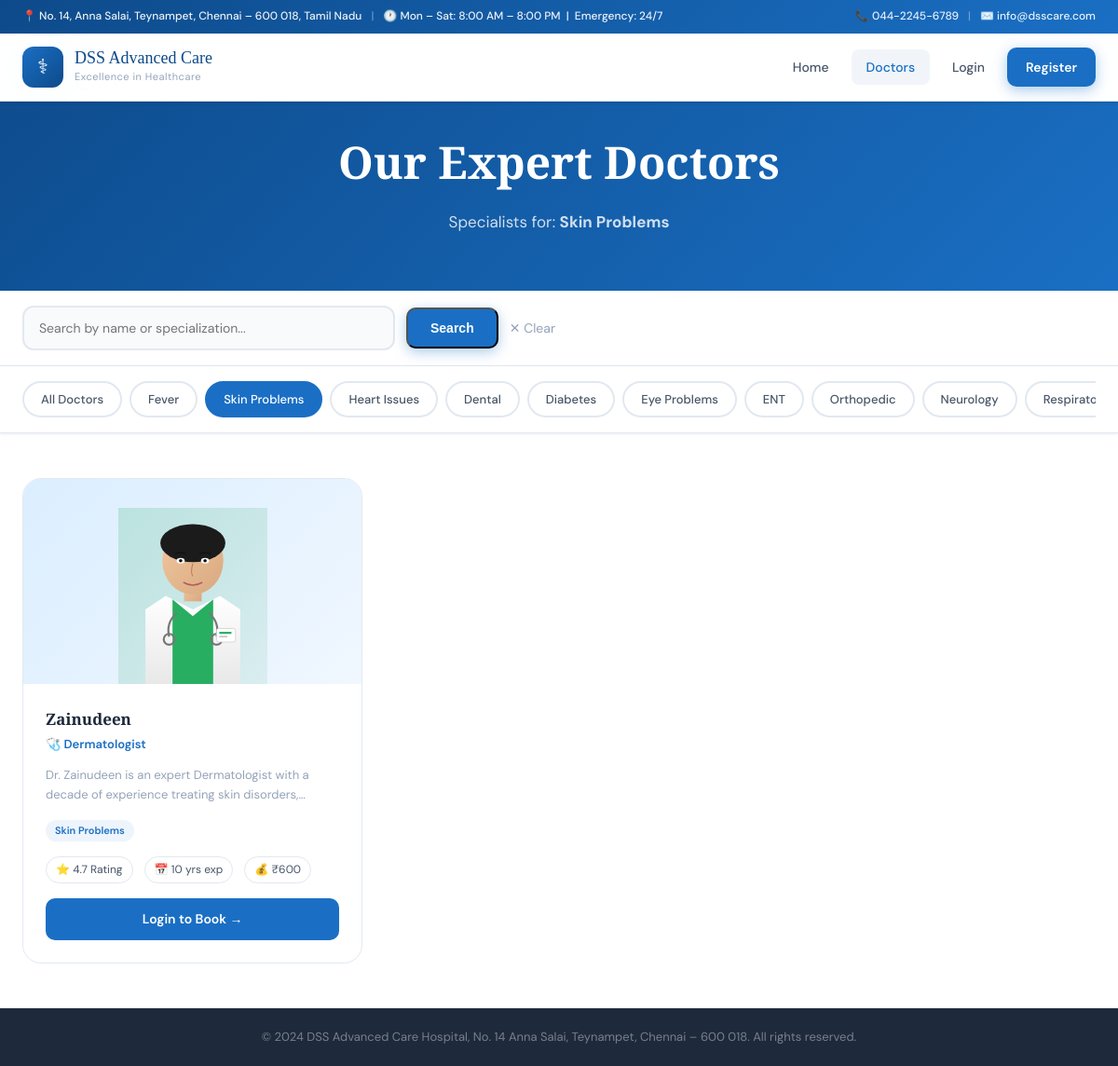
The page /doctors.php?disease=Skin+Problems on the database its author committed.
### tables this page shows
CREATE TABLE IF NOT EXISTS doctors (
    id INT AUTO_INCREMENT PRIMARY KEY,
    name VARCHAR(100) NOT NULL,
    specialization VARCHAR(100) NOT NULL,
    disease_tags VARCHAR(255) NOT NULL,
    experience INT DEFAULT 5,
    rating DECIMAL(2,1) DEFAULT 4.5,
    bio TEXT,
    available_days VARCHAR(100) DEFAULT 'Mon,Tue,Wed,Thu,Fri',
    fee INT DEFAULT 500,
    image VARCHAR(100),
    email VARCHAR(100),
    password VARCHAR(255)
);

### config.php (called while the page is built, shortened)
<?php
function isLoggedIn() {
    return isset($_SESSION['user_id']);
}
function sanitize($conn, $data) {
    return $conn->real_escape_string(htmlspecialchars(trim($data)));
}
?>

### doctors.php (the view, shortened to what this page needs)
<?php
require_once 'config.php';
require_once 'includes/header.php';
$disease = sanitize($conn, $_GET['disease'] ?? '');
$search  = sanitize($conn, $_GET['search'] ?? '');
$where = "1=1";
if ($disease) $where .= " AND FIND_IN_SET('$disease', disease_tags)";
$doctors = $conn->query("SELECT * FROM doctors WHERE $where ORDER BY rating DESC");
?>
<!DOCTYPE html>
<html lang="en">
<head>
<link rel="stylesheet" href="assets/css/style.css">
</head>
<body>
<?php include 'includes/topbar.php'; ?>
<nav class="navbar">
    <div class="nav-container">
        <a class="nav-brand" href="index.php"><div class="brand-icon">⚕</div><div><div class="brand-name">DSS Advanced Care</div><div class="brand-tagline">Excellence in Healthcare</div></div></a>
        <div class="nav-links">
            <a href="index.php" class="nav-link">Home</a>
            <a href="doctors.php" class="nav-link active">Doctors</a>
            <?php if(isLoggedIn()): ?>
                <a href="my_appointments.php" class="nav-link">My Appointments</a>
                <a href="logout.php" class="nav-btn-outline">Logout</a>
            <?php else: ?>
                <a href="login.php" class="nav-link">Login</a>
                <a href="register.php" class="nav-btn">Register</a>
            <?php endif; ?>
        </div>
    </div>
</nav>
<div class="page-hero">
    <h1>Our Expert Doctors</h1>
    <p><?= $disease ? "Specialists for: <strong>$disease</strong>" : "World-class specialists at Anna Salai, Chennai" ?></p>
</div>
<div style="background:white;padding:16px 24px;border-bottom:1px solid #e2e8f0;">
    <div style="max-width:1280px;margin:0 auto;">
        <form method="GET" style="display:flex;gap:12px;align-items:center;flex-wrap:wrap;">
            <input type="text" name="search" class="form-control" placeholder="Search by name or specialization..." value="<?=htmlspecialchars($search)?>" style="max-width:400px;margin:0">
            <button type="submit" class="nav-btn" style="padding:12px 24px">Search</button>
            <?php if($disease||$search): ?><a href="doctors.php" style="font-size:14px;color:var(--gray-400);text-decoration:none;">✕ Clear</a><?php endif; ?>
        </form>
    </div>
</div>
<div class="filter-bar">
    <div class="filter-inner">
        <button class="filter-btn <?=!$disease?'active':''?>" onclick="window.location='doctors.php'">All Doctors</button>
        <?php foreach(['Fever','Skin Problems','Heart Issues','Dental','Diabetes','Eye Problems','ENT','Orthopedic','Neurology','Respiratory','General Checkup'] as $d): ?>
        <button class="filter-btn <?=$disease===$d?'active':''?>" onclick="window.location='doctors.php?disease=<?=urlencode($d)?>'"> <?=$d?></button>
        <?php endforeach; ?>
    </div>
</div>
<div class="doctors-grid-page">
<?php if($doctors->num_rows===0): ?>
    <div style="grid-column:1/-1;text-align:center;padding:80px 24px;color:var(--gray-400)">
        <div style="font-size:64px;margin-bottom:16px">🔍</div>
        <h3 style="font-size:22px;margin-bottom:8px">No doctors found</h3>
        <p>Try clearing filters or searching differently</p>
        <a href="doctors.php" class="btn-primary-lg" style="display:inline-block;margin-top:24px">View All Doctors</a>
    </div>
<?php else: while($doc=$doctors->fetch_assoc()): ?>
<div class="doc-card-full">
    <div class="doc-card-img"><?= getDoctorPortrait($doc['id'],$doc['name']) ?></div>
    <div class="doc-card-body">
        <h3><?=htmlspecialchars($doc['name'])?></h3>
        <p class="doc-spec">🩺 <?=htmlspecialchars($doc['specialization'])?></p>
        <p class="doc-bio"><?=htmlspecialchars($doc['bio'])?></p>
        <div class="doc-tags"><?php foreach(explode(',',$doc['disease_tags']) as $tag): ?><span class="doc-tag"><?=trim($tag)?></span><?php endforeach; ?></div>
        <div class="doc-meta">
            <span>⭐ <?=$doc['rating']?> Rating</span>
            <span>📅 <?=$doc['experience']?> yrs exp</span>
            <span>💰 ₹<?=$doc['fee']?></span>
        </div>
        <?php if(isLoggedIn()): ?>
        <a href="book_appointment.php?doctor_id=<?=$doc['id']?><?=$disease?'&disease='.urlencode($disease):''?>" class="doc-book-btn">Book Appointment →</a>
        <?php else: ?>
        <a href="login.php" class="doc-book-btn">Login to Book →</a>
        <?php endif; ?>
    </div>
</div>
<?php endwhile; endif; ?>
</div>
<footer class="footer">
    <div class="footer-bottom">© 2024 DSS Advanced Care Hospital, No. 14 Anna Salai, Teynampet, Chennai – 600 018. All rights reserved.</div>
</footer>
</body>
</html>

### includes/header.php (shortened to what this page needs)
<?php
function adjustColor($hex, $amount) {
    $hex = ltrim($hex, '#');
    $r = max(0, min(255, hexdec(substr($hex, 0, 2)) + $amount));
    $g = max(0, min(255, hexdec(substr($hex, 2, 2)) + $amount));
    $b = max(0, min(255, hexdec(substr($hex, 4, 2)) + $amount));
    return sprintf("#%02x%02x%02x", $r, $g, $b);
}
function getDoctorPortrait($id, $name = '') {
    $colors = [
        1 => '#1a6fc4',
        2 => '#e74c3c',
        3 => '#27ae60',
        4 => '#8e44ad',
        5 => '#f39c12',
        6 => '#16a085',
        7 => '#d35400',
        8 => '#c0392b',
        9 => '#2c3e50',
        10 => '#3498db',
        11 => '#7f8c8d'
    ];
    $shirt = $colors[$id] ?? '#1a6fc4';
    $bg2   = adjustColor($shirt, -30);
    return '
    <svg viewBox="0 0 220 260" xmlns="http://www.w3.org/2000/svg" width="100%">
        <defs>
            <linearGradient id="bg'.$id.'" x1="0%" y1="0%" x2="100%" y2="100%">
                <stop offset="0%" stop-color="'.$shirt.'" stop-opacity="0.20"/>
                <stop offset="100%" stop-color="'.$bg2.'" stop-opacity="0.08"/>
            </linearGradient>
            <linearGradient id="coat'.$id.'" x1="0%" y1="0%" x2="0%" y2="100%">
                <stop offset="0%" stop-color="#ffffff"/>
                <stop offset="100%" stop-color="#e8e8e8"/>
            </linearGradient>
            <linearGradient id="skin'.$id.'" x1="0%" y1="0%" x2="100%" y2="100%">
                <stop offset="0%" stop-color="#f0c8a0"/>
                <stop offset="100%" stop-color="#d9a87f"/>
            </linearGradient>
        </defs>
        <rect width="220" height="260" fill="url(#bg'.$id.')"/>
        <path d="M40 150 L40 260 L180 260 L180 150 L150 130 L110 150 L70 130 Z"
              fill="url(#coat'.$id.')"/>
        <path d="M80 135 L110 160 L140 135 L140 260 L80 260 Z"
              fill="'.$shirt.'"/>
        <rect x="97" y="110" width="26" height="28"
              fill="url(#skin'.$id.')"/>
        <ellipse cx="110" cy="78" rx="45" ry="50"
                 fill="url(#skin'.$id.')"/>
        <ellipse cx="110" cy="52" rx="48" ry="28"
                 fill="#1b1b1b"/>
        <ellipse cx="92" cy="78" rx="6" ry="4" fill="white"/>
        <ellipse cx="128" cy="78" rx="6" ry="4" fill="white"/>
        <circle cx="92" cy="78" r="2.5" fill="#111"/>
        <circle cx="128" cy="78" r="2.5" fill="#111"/>
        <path d="M84 68 Q92 64 100 68"
              stroke="#111" stroke-width="2" fill="none"/>
        <path d="M120 68 Q128 64 136 68"
              stroke="#111" stroke-width="2" fill="none"/>
        <path d="M110 82 Q106 96 110 101"
              stroke="#b97e58" stroke-width="1.5" fill="none"/>
        <path d="M96 110 Q110 118 124 110"
              stroke="#b35c5c" stroke-width="2" fill="none"/>
        <path d="M86 155 Q70 170 75 190"
              stroke="#777" stroke-width="3" fill="none"/>
        <path d="M134 155 Q150 170 145 190"
              stroke="#777" stroke-width="3" fill="none"/>
        <circle cx="75" cy="194" r="8"
                fill="none" stroke="#777" stroke-width="3"/>
        <circle cx="145" cy="194" r="8"
                fill="none" stroke="#777" stroke-width="3"/>
        <rect x="145" y="178" width="28" height="20"
              rx="3" fill="white" stroke="#ccc"/>
        <rect x="149" y="183" width="18" height="3"
              fill="'.$shirt.'"/>
        <rect x="149" y="189" width="12" height="2"
              fill="#bbb"/>
    </svg>';
}
?>
<nav class="navbar">
    <div class="nav-container">
        <a href="index.php" class="nav-brand" style="text-decoration:none;">
            <div class="brand-icon">⚕</div>
            <div>
                <div class="brand-name">DSS Advanced Care</div>
                <div class="brand-tagline">
                </div>
                <div class="brand-tagline">
                </div>
            </div>
        </a>
        <div class="nav-links">
            <a href="index.php" class="nav-link">Home</a>
            <a href="doctors.php" class="nav-link">Doctors</a>
            <a href="login.php" class="nav-link">Login</a>
            <a href="register.php" class="nav-btn">Register</a>
        </div>
    </div>
</nav>

### rows shown on the page
doctors: name "Zainudeen", specialization "Dermatologist", bio "Dr. Zainudeen is an expert Dermatologist with a decade of experience treating skin…", disease_tags "Skin Problems", rating "4.7", experience "10", fee "600"

### other values the page prints
$disease "Skin Problems"
$d "Fever"
$d "Skin Problems"
$d "Heart Issues"
$d "Dental"
$d "Diabetes"
$d "Eye Problems"
$d "ENT"
$d "Orthopedic"
$d "Neurology"
